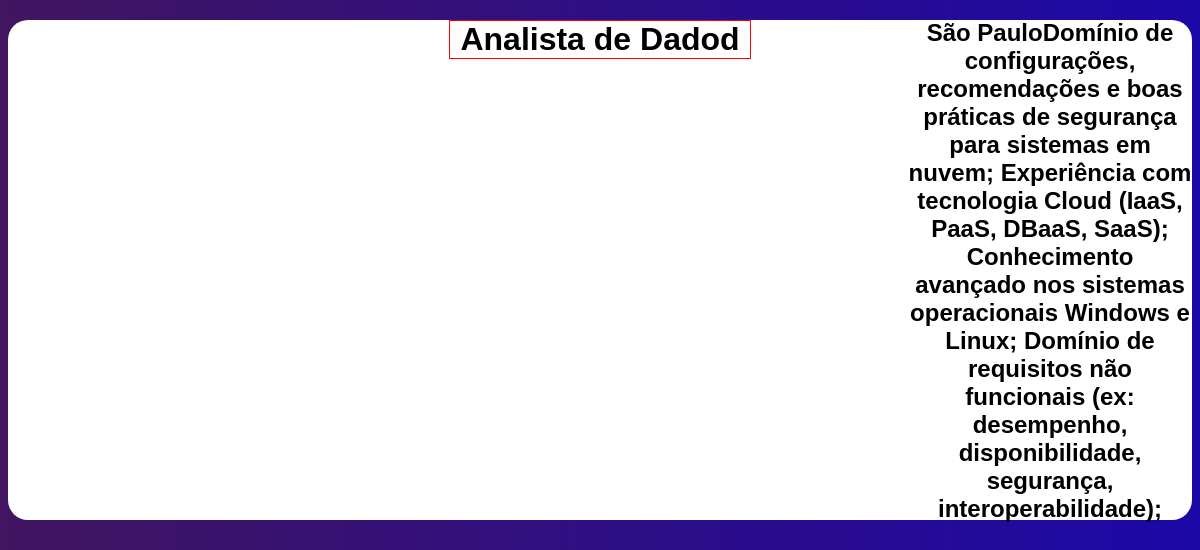
/PHP/vaga.php?id=3, run on the app's committed database.
### tables this page shows
create table cadasVagas(
	id int auto_increment primary key unique,
    cargo varchar(100),
    localVaga varchar(100),
    descricaoVaga TEXT
);

### PHP/vaga.php (the view, shortened to what this page needs)
<?php
    include('conexao.php');
    $idvaga = $_GET['id'];
    $query = $dbh->prepare('SELECT cargo, localVaga, descricaoVaga FROM cadasVagas WHERE id=:ididvaga');
    $query->execute(array(
        ':ididvaga' => $idvaga
    ));
    $vaga = $query->fetchAll();
?>
<!DOCTYPE html>
<html lang="pt-br">
<head>
    <link rel="stylesheet" href="../CSS/vaga.css">
</head>
<body>
    <div class="vagas-t">
        <?php
        foreach($vaga as $vaga){
            echo '<div class="vagas">';
            echo '<h1>'.$vaga['cargo'].'</h1>';
            echo '<h2>'.$vaga['localVaga'].'</h2';
            echo '<h1>'.$vaga['descricaoVaga'].'</h1>';
            echo '</div>';
        }
        ?>
    </div>
</body>
</html>

### CSS/vaga.css (style rules this page uses)
* { margin: 0; padding: 0; }
body { background-image: linear-gradient(to right, #41155F , #1C08A7); font-family: 'Nunito', sans-serif; }
.vagas { margin: 0 auto; margin-top: 20px; margin-left: 8px; border-radius: 20px; background: white; height: 500px; text-align: center; margin-right: 8px; }
.vagas h1 { width: 300px; text-align: center; margin: auto; border: 1px solid red }
.vagas h2 { margin-left: 900px; margin-top: -40px; }

### data on the page
cadasvagas: cargo "Analista de Dadod", localVaga "São Paulo", descricaoVaga "Domínio de configurações, recomendações e boas práticas de segurança para sistemas em nuvem; Experiência com tecnologia Cloud (IaaS, PaaS, DBaaS, SaaS); Conhecimento avançado nos sistemas operacionais Windows e Linux; Domínio de requisitos não funcionais (ex: desempenho, disponibilidade, segurança, interoperabilidade);"
